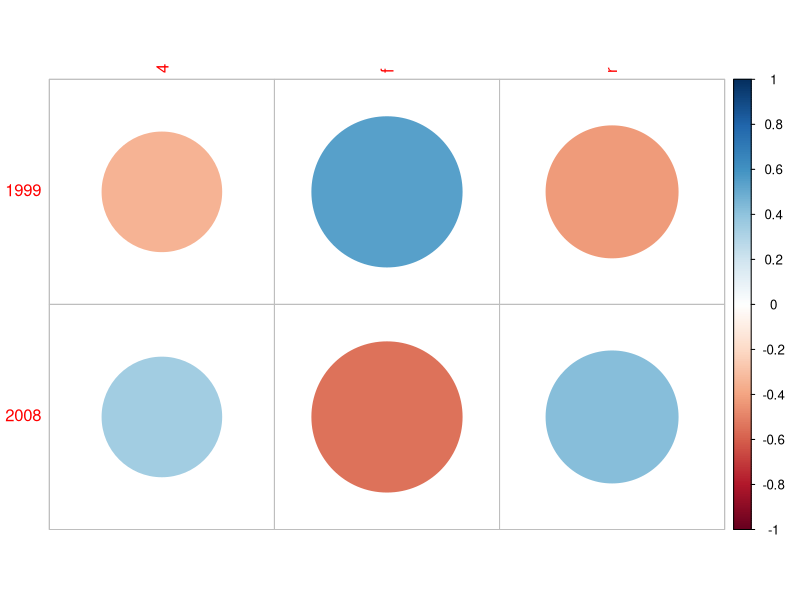

The R script that drew this image:
##load require libraries
library(dplyr)
library(ggplot2)
##Compare the mass of male and female starwars characters
swHumans <- starwars |> filter(species == "Human", mass > 0)
males <- swHumans |> filter(sex == "male")
females <- swHumans |> filter(sex == "female")

t.test(males$mass, females$mass, paired = F, alternative = "two.sided")
#p value is 0.06
#not significant, failed to reject null hypothesis


anova_results <- aov(Petal.Width ~ Species, iris)
summary(anova_results)
TukeyHSD(anova_results)


###Starwars
head(starwars)
unique(starwars$species)

##Which 5 species are the most common
top3species <- starwars |> summarize(.by = species, count = sum(!is.na(species))) |> slice_max(count, n = 3)
top3species

swt3spec <- starwars |> filter(species %in% top3species$species)

swt3spec


##Is there a significant difference in the mass of each top 3 species
anovastar <- aov(mass ~ species, swt3spec)
summary(anovastar)
TukeyHSD(anovastar)

##Is there a significant difference in the height of each top 3 species
anovastar2 <- aov(height ~ species, swt3spec)
summary(anovastar2)
TukeyHSD(anovastar2)

##chi squared
#make contigency table
t <- table(mpg$year, mpg$drv)

install.packages("corrplot")
library(corrplot)

c <- chisq.test(t)
c$p.value
c$residuals

corrplot(c$residuals, is.core = F)
